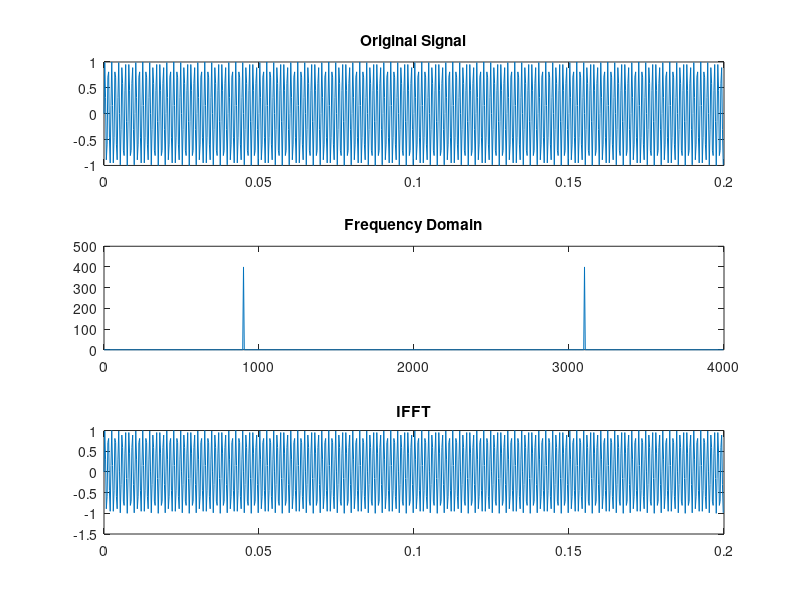

The MATLAB script that drew this image:
clc
clear all
close all
fs = 4000;
N = 800;
t = (0:N-1)/fs;
x = sin(2*pi*900*t);
xk = fft(x);
f = ((0:N-1)*fs)/N;
y = ifft(xk);
subplot(3,1,1)
plot(t,x);
title('Original Signal');
subplot(3,1,2)
plot(f,abs(xk));
title('Frequency Domain');
subplot(3,1,3)
plot(t,y);
title('IFFT');